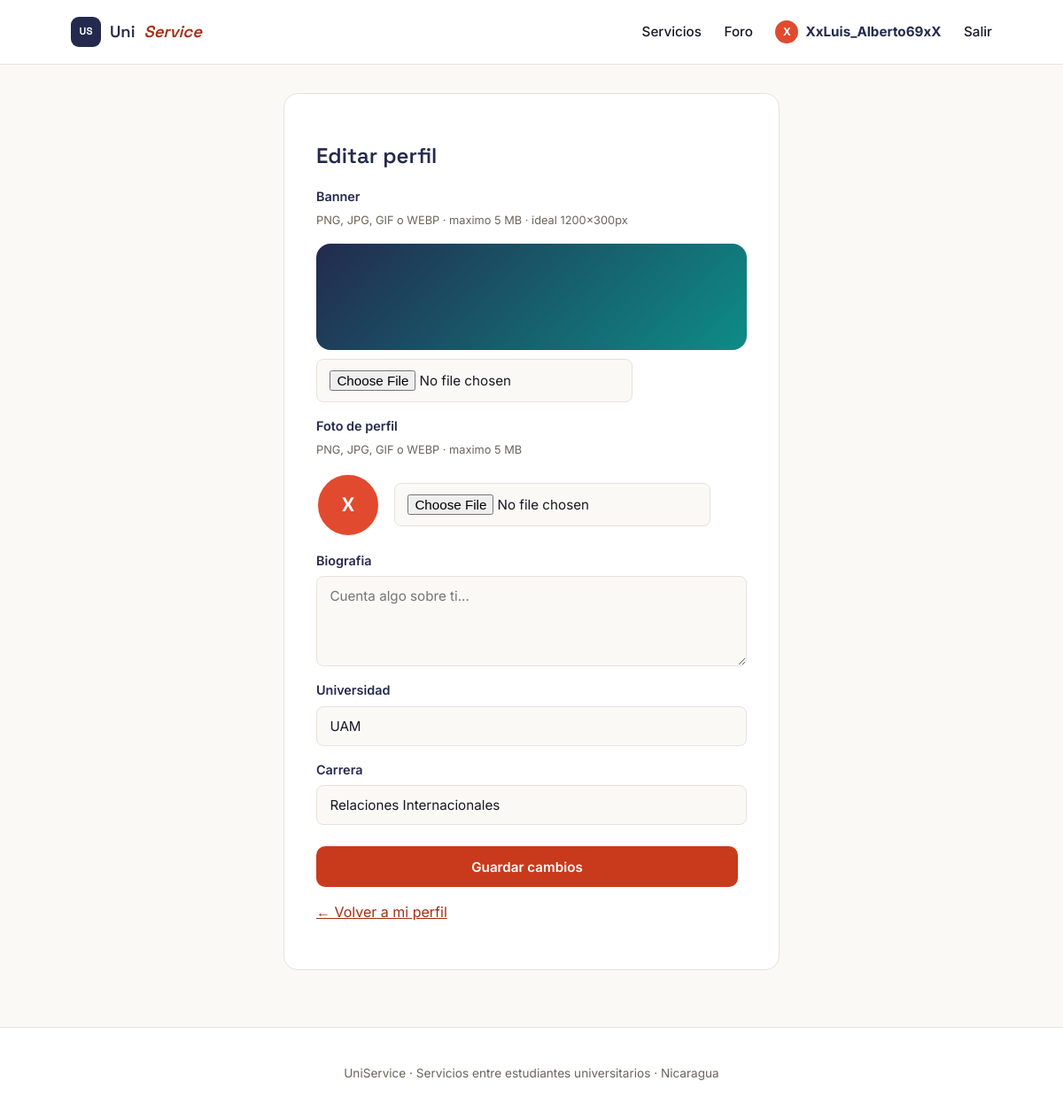
Page /perfil/editar (signed in) on the committed database.
### tables this page shows
CREATE TABLE users (
    id INTEGER PRIMARY KEY AUTOINCREMENT,
    username TEXT NOT NULL UNIQUE,
    email TEXT NOT NULL UNIQUE,
    password_hash TEXT NOT NULL,
    university TEXT,
    career TEXT,
    bio TEXT,
    created_at TEXT NOT NULL DEFAULT (datetime('now'))
);

### app.py (the view, shortened to what this page needs)
@app.route("/perfil/editar", methods=["GET", "POST"])
@login_required
def edit_profile():
    user = current_user()
    return render_template("edit_profile.html", user=user)

### app.py (called while the page is built)
def login_required(view):
    @wraps(view)
    def wrapped(*args, **kwargs):
        if "user_id" not in session:
            flash("Debes iniciar sesion para continuar.")
            return redirect(url_for("login"))
        return view(*args, **kwargs)
    return wrapped

def current_user():
    if "user_id" not in session:
        return None
    conn = get_connection()
    user = conn.execute(
        "SELECT * FROM users WHERE id = ?", (session["user_id"],)
    ).fetchone()
    conn.close()
    return user

@app.context_processor
def inject_user():
    return {"logged_user": current_user()}

### db.py (called while the page is built)
def get_connection():
    conn = sqlite3.connect(DB_PATH)
    conn.row_factory = sqlite3.Row
    conn.execute("PRAGMA foreign_keys = ON")
    return conn

### templates/edit_profile.html (shortened to what this page needs)
{% extends "base.html" %}
{% block content %}
<section class="form-page" style="max-width: 560px;">
    <h1>Editar perfil</h1>
    <form method="post" class="form" enctype="multipart/form-data">
        <label>Banner
            <span class="field-hint">PNG, JPG, GIF o WEBP · maximo 5 MB · ideal 1200x300px</span>
        </label>
        <div class="banner-picker">
            <div class="profile-banner"
                 >
            </div>
            <input type="file" name="banner" accept="image/png,image/jpeg,image/gif,image/webp">
        </div>
        <label>Foto de perfil
            <span class="field-hint">PNG, JPG, GIF o WEBP · maximo 5 MB</span>
        </label>
        <div class="avatar-picker">
            <div class="profile-avatar"
                 >
                {% if not user['avatar_filename'] %}{{ user['username'][0]|upper }}{% endif %}
            </div>
            <input type="file" name="avatar" accept="image/png,image/jpeg,image/gif,image/webp">
        </div>
        <label>Biografia
            <textarea name="bio" rows="4" maxlength="280" placeholder="Cuenta algo sobre ti...">{{ user['bio'] or '' }}</textarea>
        </label>
        <label>Universidad
            <input type="text" name="university" value="{{ user['university'] or '' }}" placeholder="Ej. UNI, UCA, UNAN">
        </label>
        <label>Carrera
            <input type="text" name="career" value="{{ user['career'] or '' }}" placeholder="Ej. Ingenieria en Sistemas">
        </label>
        <button type="submit" class="btn">Guardar cambios</button>
    </form>
    <p><a href="{{ url_for('user_profile', username=user['username']) }}">← Volver a mi perfil</a></p>
</section>
{% endblock %}

### templates/base.html (shortened to what this page needs)
<!DOCTYPE html>
<html lang="es">
<head>
    <link rel="stylesheet" href="{{ url_for('static', filename='css/style.css') }}">
</head>
<body>
    <header class="navbar">
        <div class="navbar-inner">
            <a href="{{ url_for('index') }}" class="logo">
                <span class="logo-mark" aria-hidden="true">US</span>
                Uni<em>Service</em>
            </a>
            <nav class="main-nav" id="mainNav" aria-label="Navegación principal">
                <a href="{{ url_for('services') }}">Servicios</a>
                <a href="{{ url_for('forum') }}">Foro</a>
                {% if logged_user %}
                    <a href="{{ url_for('profile') }}" class="nav-profile">
                        <span class="nav-avatar"
                              >
                            {% if not logged_user['avatar_filename'] %}{{ logged_user['username'][0]|upper }}{% endif %}
                        </span>
                        {{ logged_user['username'] }}
                    </a>
                    <a href="{{ url_for('logout') }}">Salir</a>
                {% else %}
                    <a href="{{ url_for('login') }}">Iniciar sesión</a>
                    <a href="{{ url_for('register') }}" class="btn-nav">Registrarse</a>
                {% endif %}
            </nav>
        </div>
    </header>
    <main class="container" id="mainContent" tabindex="-1">
        {% block content %}{% endblock %}
    </main>
    <footer class="footer">
        <p>UniService &middot; Servicios entre estudiantes universitarios &middot; Nicaragua</p>
    </footer>
</body>
</html>

### static/css/style.css (style rules this page uses)
:root { --ink: #171923; --navy: #232A4D; --navy-soft: #3A4270; --coral: #E14A2F; --coral-btn: #C93A1C; --coral-text: #A32E15; --teal: #0D8C87; --teal-text: #08615D; --cream: #FBF9F6; --white: #FFFFFF; --muted: #6B6558; --border: #E7E2DA; --font-display: "Space Grotesk", sans-serif; --font-body: "Inter", sans-serif; }
* { box-sizing: border-box; }
body { margin: 0; font-family: var(--font-body); color: var(--ink); background: var(--cream); line-height: 1.55; }
h1, h2, h3 { font-family: var(--font-display); font-weight: 600; color: var(--navy); line-height: 1.2; }
a { color: var(--coral-text); }
button { font-family: inherit; cursor: pointer; }
.container { max-width: 1080px; margin: 0 auto; padding: 32px 20px 64px; }
.navbar { background: var(--white); border-bottom: 1px solid var(--border); position: sticky; top: 0; z-index: 50; }
.navbar-inner { max-width: 1080px; margin: 0 auto; padding: 14px 20px; display: flex; align-items: center; gap: 1.5rem; }
.logo { display: flex; align-items: center; gap: 10px; font-family: var(--font-display); font-weight: 600; font-size: 1.15rem; color: var(--navy); text-decoration: none; }
.logo em { font-style: italic; color: var(--coral-text); }
.logo-mark { width: 34px; height: 34px; border-radius: 9px; background: var(--navy); color: var(--white); display: flex; align-items: center; justify-content: center; font-size: 0.72rem; font-weight: 700; letter-spacing: 0.02em; flex-shrink: 0; }
.main-nav { display: flex; align-items: center; gap: 1.6rem; margin-left: auto; }
.main-nav a { text-decoration: none; color: var(--ink); font-size: 0.95rem; font-weight: 500; min-height: 44px; display: flex; align-items: center; }
.nav-profile { font-weight: 700 !important; color: var(--navy) !important; display: inline-flex; align-items: center; gap: 8px; }
.nav-avatar { width: 26px; height: 26px; border-radius: 50%; background: var(--coral); background-size: cover; background-position: center; display: inline-flex; align-items: center; justify-content: center; color: var(--white); font-size: 0.75rem; font-weight: 700; flex-shrink: 0; }
.btn { display: inline-flex; align-items: center; justify-content: center; background: var(--coral-btn); color: var(--white); padding: 0.85rem 1.5rem; border-radius: 10px; text-decoration: none; border: none; font-size: 0.95rem; font-weight: 600; margin-top: 8px; margin-right: 10px; min-height: 46px; }
.form-page .btn, section .btn:not(.hero .btn) { color: var(--white); }
.form-page { max-width: 460px; margin: 0 auto; background: var(--white); border: 1px solid var(--border); border-radius: 16px; padding: 36px; }
.form { display: flex; flex-direction: column; gap: 16px; }
.profile-banner { height: 180px; border-radius: 16px; background: linear-gradient(135deg, var(--navy) 0%, var(--teal) 100%); background-size: cover; background-position: center; }
.profile-avatar { width: 112px; height: 112px; border-radius: 50%; border: 4px solid var(--cream); background: var(--coral); background-size: cover; background-position: center; display: flex; align-items: center; justify-content: center; font-family: var(--font-display); font-size: 2.2rem; font-weight: 700; color: var(--white); flex-shrink: 0; }
.avatar-picker { display: flex; align-items: center; gap: 16px; }
.avatar-picker .profile-avatar { width: 72px; height: 72px; font-size: 1.4rem; border-width: 2px; }
.banner-picker { position: relative; }
.banner-picker .profile-banner { height: 120px; margin-bottom: 10px; }
.field-hint { font-size: 0.8rem; color: var(--muted); font-weight: 400; }
.form label { display: flex; flex-direction: column; font-size: 0.9rem; font-weight: 600; color: var(--navy); gap: 6px; }
.form input, .form select, .form textarea { padding: 0.75rem 0.9rem; border: 1.5px solid var(--border); border-radius: 8px; font-size: 0.95rem; font-family: inherit; color: var(--ink); background: var(--cream); }
.footer { text-align: center; color: var(--muted); font-size: 0.85rem; padding: 28px 20px; border-top: 1px solid var(--border); background: var(--white); }

### rows in the picture
users: username "X", username "XxLuis_Alberto69xX", university "UAM", career "Relaciones Internacionales"
